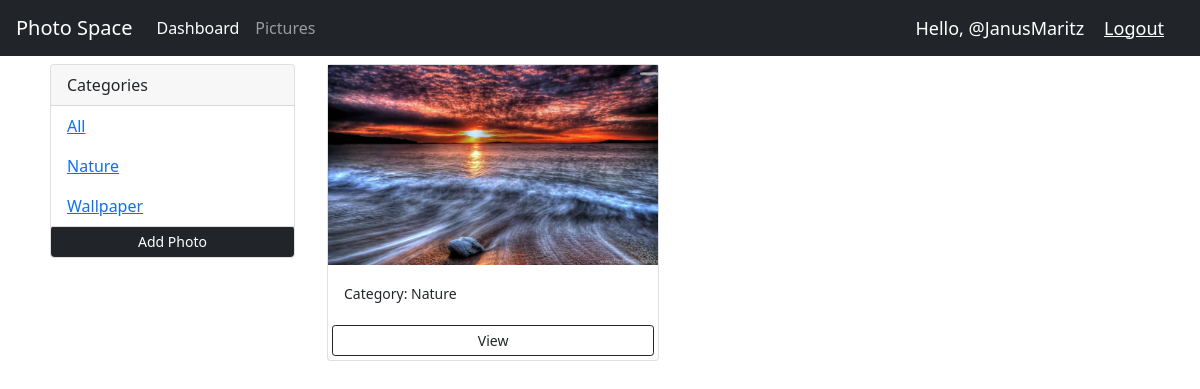
Page /gallery?category=Nature (signed in) on the committed database.
### accounts/models.py (models this page shows, shortened)
class Category(models.Model):
    name = models.CharField(max_length=100, null=False, blank=False)

class Picture(models.Model):
    category = models.ForeignKey(Category, on_delete=models.SET_NULL, null=True)
    picture = models.ImageField(null=False, blank=False, default="Image")
    name = models.CharField(max_length=200, null=True)
    description = models.TextField(default="Description")
    date_uploaded = models.DateTimeField(auto_now_add=True, null=True)

### accounts/views.py (the view)
# urls.py: path('gallery', views.gallery, name="gallery")
@login_required(login_url='login')
def gallery(request):
    category = request.GET.get('category')
    if category == None:
        pictures = Picture.objects.all()
    else:
        pictures = Picture.objects.filter(category__name=category)
    categories = Category.objects.all()
    context = {'categories': categories, 'pictures': pictures}
    return render(request, 'accounts/gallery.html', context)

### accounts/templates/accounts/gallery.html (shortened to what this page needs)
{%  extends 'accounts/main.html' %}
{% load static %}
{% block content %}
<link href="https://cdn.jsdelivr.net/npm/bootstrap@5.1.3/dist/css/bootstrap.min.css" rel="stylesheet">
<div class="container">
  <div class="row">
    <div class="col-md-3">
      <div class="card m-2">
        <div class="card-header">
           Categories
        </div>
        <ul class="list-group list-group-flush">
          <li class="list-group-item">
            <a href="{% url 'gallery' %}">All</a>
          </li>
        {%for category in categories%}
          <li class="list-group-item">
            <a href="{% url 'gallery' %}?category={{category.name}}">{{category.name}}</a>
          </li>
        {% endfor %}
          <a href="{% url 'add_picture'%}" class="btn btn-dark btn-block btn-sm">Add Photo</a>
        </ul>
        </div>
    </div>
    <div class="col">
      <div class="row">
        {% for picture in pictures %}
        <div class="col-md-5">
          <div class="card my-2">
            <img class="image-thumbnail" src="{{picture.picture.url}}" alt="Card image cap">
            <div class="card-body">
              <small>Category: {{picture.category.name}}</small>
            </div>
            <a href="{% url 'view_picture' picture.id %}" class="btn btn-outline-dark btn-sm m-1">View</a>
          </div>
        </div>
        {% empty %}
        <h3>No Pictures...</h3>
        {% endfor %}
      </div>
    </div>
  </div>
</div>
{% endblock %}

### accounts/templates/accounts/navbar.html (shortened to what this page needs)
{% load static %}
<nav class="navbar navbar-expand-lg navbar-dark bg-dark">
  <a class="navbar-brand" href="{% url 'home' %}">Photo Space</a>
  <div class="collapse navbar-collapse" id="navbarNavAltMarkup">
    <div class="navbar-nav">
      <a class="nav-item nav-link active" href="{% url 'home' %}">Dashboard<span class="sr-only">(current)</span></a>
      <a class="nav-item nav-link" href="{% url 'pictures' %}">Pictures</a>
    </div>
  </div>
  <span class="hello-msg">Hello, {{request.user}}</span>
  <span ><a  class="hello-msg" href="{% url 'logout' %}">Logout</a></span>
</nav>

### static/css/main.css (style rules this page uses)
body { background-color: #ebeff5; }

### accounts/templates/accounts/navbar.html (style rules this page uses)
.hello-msg { font-size: 18px; color: #fff; margin-right: 20px; }

### accounts/templates/accounts/gallery.html (style rules this page uses)
.image-thumbnail { height: 200px; object-fit: cover; }
.list-group-item { text-decoration: none; color: black; }

### rows in the picture
Category: name "Nature"
Category: name "Wallpaper"
Picture: picture (picture), category.name "Nature"

### other values in the picture
{{ request.user }} "@JanusMaritz"
